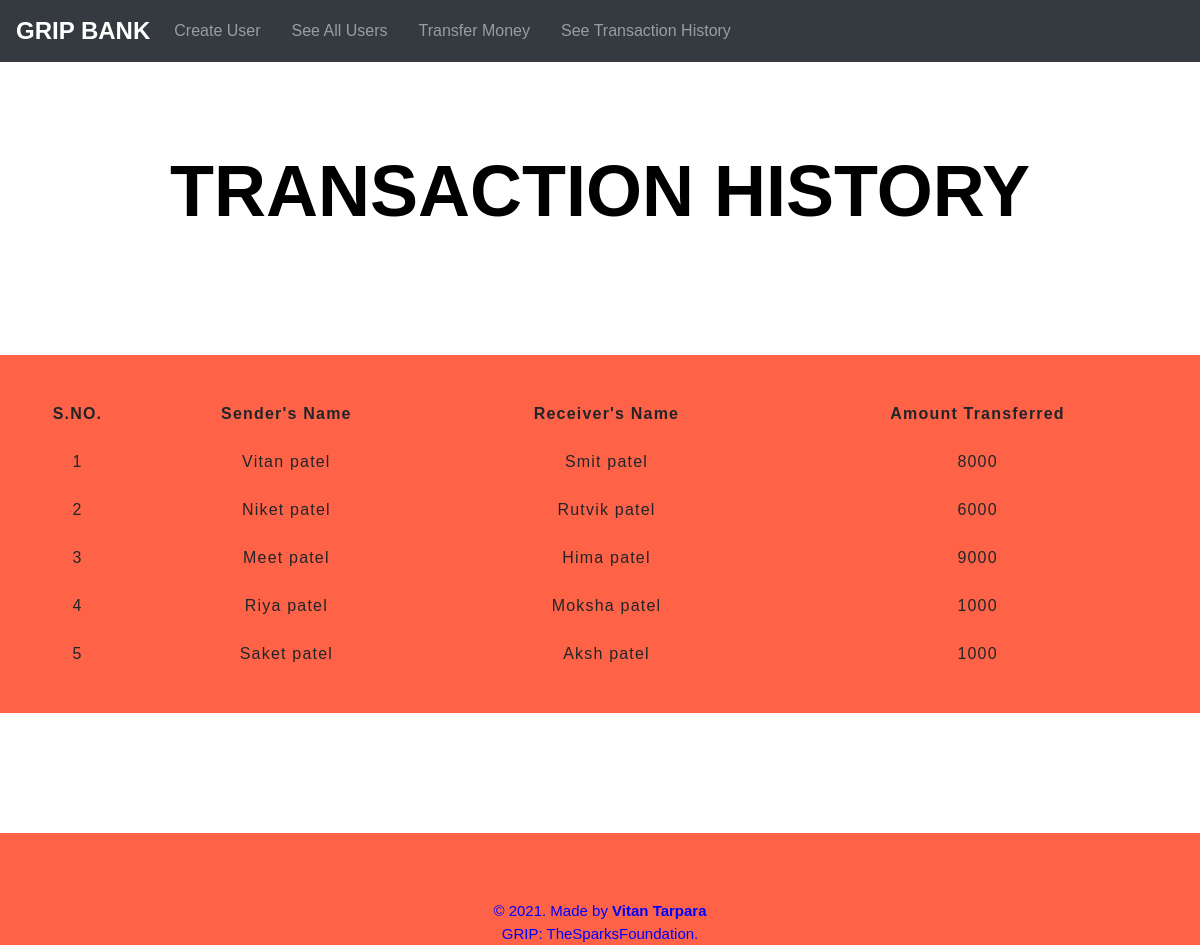
The app's page /see_history.php with its own data.
### tables this page shows
CREATE TABLE `Transactions` (
  `Sno` int(3) NOT NULL,
  `Sender` varchar(60) NOT NULL,
  `Reciever` varchar(60) NOT NULL,
  `Amount` int(10) NOT NULL
);

### see_history.php (the view, shortened to what this page needs)
<!DOCTYPE html5>
<html lang="en">
<head>
    <link rel="stylesheet" href="https://maxcdn.bootstrapcdn.com/bootstrap/4.5.2/css/bootstrap.min.css">
    <link rel="stylesheet" href="CSS_Files/navbar.css" type="text/css">
    <link rel="stylesheet" href="CSS_Files/style.css" type="text/css">
    <link rel="stylesheet" href="CSS_Files/create_us.css" type="text/css">
    <link rel="stylesheet" href="CSS_Files/table.css" type="text/css">
</head>
<body>
    <nav class="navbar navbar-expand-md bg-dark navbar-dark">
        <a class="navbar-brand" href="index.php"><b>GRIP BANK</b></a>
        <div class="collapse navbar-collapse" id="collapsibleNavbar">
            <ul class="navbar-nav">
                <li class="nav-item">
                    <a class="nav-link" href="c_user.php">Create User</a>
                </li>
                <li class="nav-item">
                    <a class="nav-link" href="money_trans.php">See All Users</a>
                </li>
                <li class="nav-item">
                    <a class="nav-link" href="userselected.php">Transfer Money</a>
                </li>
                <li class="nav-item">
                    <a class="nav-link" href="see_history.php">See Transaction History</a>
                </li>
            </ul>
        </div>
    </nav>
    <h1 class="head"><br>TRANSACTION HISTORY</h1>
    <div class="database">
        <?php
        $connection = mysqli_connect("localhost", "root", "", "grip") or die("Can't connect");
        $sql = "SELECT * FROM `Transactions`";
        $result = mysqli_query($connection, $sql);
        $num = mysqli_num_rows($result);
        if ($num > 0) {
            echo "<table><tr><th>S.NO.</th><th>Sender's Name</th><th>Receiver's Name</th><th>Amount Transferred</th></tr>";
            while ($row = mysqli_fetch_assoc($result)) {
                echo "<tr><td>" . $row['Sno'] . "</td><td>" . $row['Sender'] . "</td><td>" . $row['Reciever'] . "</td><td>" . $row['Amount'] . "</td>"; ?>
                </tr>
        <?php
            }
            echo "</table>";
        } else {
            echo "0 results";
        }
        ?>
    </div>
    <footer style="background-color: #ff6347;">
      <p><br><br><br>&copy 2021. Made by <b>Vitan Tarpara</b><br>GRIP: TheSparksFoundation.</p>
    </footer>
</body>
</html>

### CSS_Files/navbar.css (style rules this page uses)
.navbar-brand { color:bisque; letter-spacing: 0.5 px; font-size: 150%; }
.nav-link { color:darkorange; margin-right: 15px; }

### CSS_Files/style.css (style rules this page uses)
* { padding: 0; margin: 0; box-sizing: border-box; font-family: sans-serif; }
h1 { color:white; font-weight: bold; transition: 0.5s; }
footer { position: relative; left: 0; bottom: 0; width: 100%; color: blue; background-color:#E8DAEF; text-align: center; }
footer p { margin: 0; font-size: 15px; }

### CSS_Files/create_us.css (style rules this page uses)
h1 { color: #5DADE2; font-size: 450%; font-weight: bold; text-align: center; transition: 5s; }

### CSS_Files/table.css (style rules this page uses)
.tabletrans,table { width: 100%; margin: 10% auto; background-color:#ff6347; padding: 20px; text-align:center; letter-spacing: 1.2px; }
table, th, td { border-collapse:separate; border-spacing:0 30px; }
.head { color: black; font-size:450%; }
th { text-align:center; }

### records on screen
transactions: Sno "1", Sender "Vitan patel", Reciever "Smit patel", Amount "8000"
transactions: Sno "2", Sender "Niket patel", Reciever "Rutvik patel", Amount "6000"
transactions: Sno "3", Sender "Meet patel", Reciever "Hima patel", Amount "9000"
transactions: Sno "4", Sender "Riya patel", Reciever "Moksha patel", Amount "1000"
transactions: Sno "5", Sender "Saket patel", Reciever "Aksh patel", Amount "1000"
